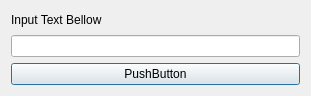
<?xml version="1.0" encoding="UTF-8"?>
<ui version="4.0">
 <class>SingleInput</class>
 <widget class="QDialog" name="SingleInput">
  <property name="geometry">
   <rect>
    <x>0</x>
    <y>0</y>
    <width>311</width>
    <height>96</height>
   </rect>
  </property>
  <property name="windowTitle">
   <string>Dialog</string>
  </property>
  <layout class="QVBoxLayout" name="verticalLayout_2">
   <item>
    <layout class="QVBoxLayout" name="verticalLayout">
     <item>
      <widget class="QLabel" name="label">
       <property name="text">
        <string>Input Text Bellow</string>
       </property>
      </widget>
     </item>
     <item>
      <widget class="QLineEdit" name="lineInput"/>
     </item>
     <item>
      <widget class="QPushButton" name="addButton">
       <property name="text">
        <string>PushButton</string>
       </property>
      </widget>
     </item>
    </layout>
   </item>
  </layout>
 </widget>
 <resources/>
 <connections/>
</ui>
